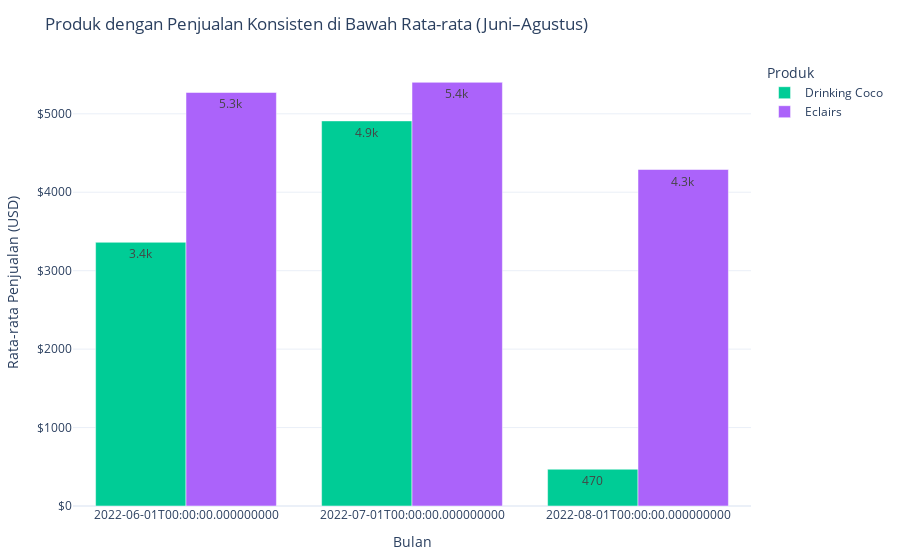

This figure's notebook cell:
### Code cell
soft_colors = {
    'Produk A': 'rgba(135, 206, 250, 0.6)',   # Light Sky Blue
    'Produk B': 'rgba(255, 160, 122, 0.6)',   # Light Salmon
}

fig = px.bar(final_df,
             x='Month',
             y='Amount',
             color='Product',
             color_discrete_map=soft_colors,
             barmode='group',
             title='Produk dengan Penjualan Konsisten di Bawah Rata-rata (Juni–Agustus)',
             labels={'Amount': 'Rata-rata Penjualan (USD)', 'Month': 'Bulan'},
             text_auto='.2s')

fig.update_layout(
    colorway=['#A1D6E2', '#FFB6B9', '#B5EAD7', '#E2F0CB'],
    template='plotly_white',
    yaxis_tickprefix='$',
    xaxis_type='category',
    legend_title='Produk',
    margin=dict(l=40, r=30, t=60, b=40)
)

fig.show()

### Figure 1 — Plotly figure (JSON) as saved in the notebook; plotly's stock layout.template omitted (floating-point values rounded to 4 significant figures)
{"data": [{"alignmentgroup": "True", "hovertemplate": "Product=Drinking Coco<br>Bulan=%{x}<br>Rata-rata Penjualan (USD)=%{y}<extra></extra>", "legendgroup": "Drinking Coco", "marker": {"color": "#00cc96", "pattern": {"shape": ""}}, "name": "Drinking Coco", "offsetgroup": "Drinking Coco", "orientation": "v", "showlegend": true, "textposition": "auto", "texttemplate": "%{y:.2s}", "type": "bar", "x": ["2022-06-01T00:00:00.000000000", "2022-07-01T00:00:00.000000000", "2022-08-01T00:00:00.000000000"], "xaxis": "x", "y": [3362.0, 4910.0, 469.0], "yaxis": "y"}, {"alignmentgroup": "True", "hovertemplate": "Product=Eclairs<br>Bulan=%{x}<br>Rata-rata Penjualan (USD)=%{y}<extra></extra>", "legendgroup": "Eclairs", "marker": {"color": "#ab63fa", "pattern": {"shape": ""}}, "name": "Eclairs", "offsetgroup": "Eclairs", "orientation": "v", "showlegend": true, "textposition": "auto", "texttemplate": "%{y:.2s}", "type": "bar", "x": ["2022-06-01T00:00:00.000000000", "2022-07-01T00:00:00.000000000", "2022-08-01T00:00:00.000000000"], "xaxis": "x", "y": [5272.0, 5402.0, 4290.0], "yaxis": "y"}], "layout": {"barmode": "group", "colorway": ["#A1D6E2", "#FFB6B9", "#B5EAD7", "#E2F0CB"], "legend": {"title": {"text": "Produk"}, "tracegroupgap": 0}, "margin": {"b": 40, "l": 40, "r": 30, "t": 60}, "title": {"text": "Produk dengan Penjualan Konsisten di Bawah Rata-rata (Juni–Agustus)"}, "xaxis": {"anchor": "y", "domain": [0, 1], "title": {"text": "Bulan"}, "type": "category"}, "yaxis": {"anchor": "x", "domain": [0, 1], "tickprefix": "$", "title": {"text": "Rata-rata Penjualan (USD)"}}}}
